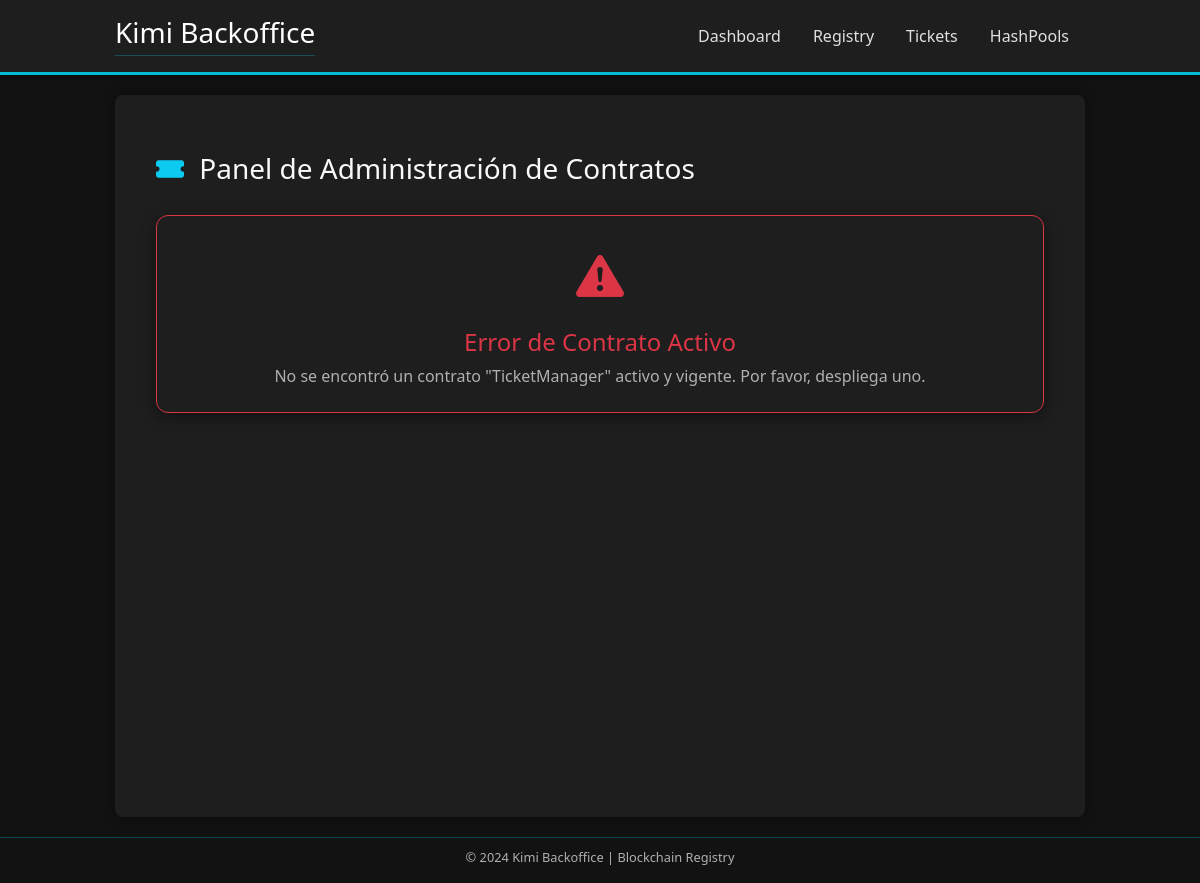
The app's page /tickets/, older data.
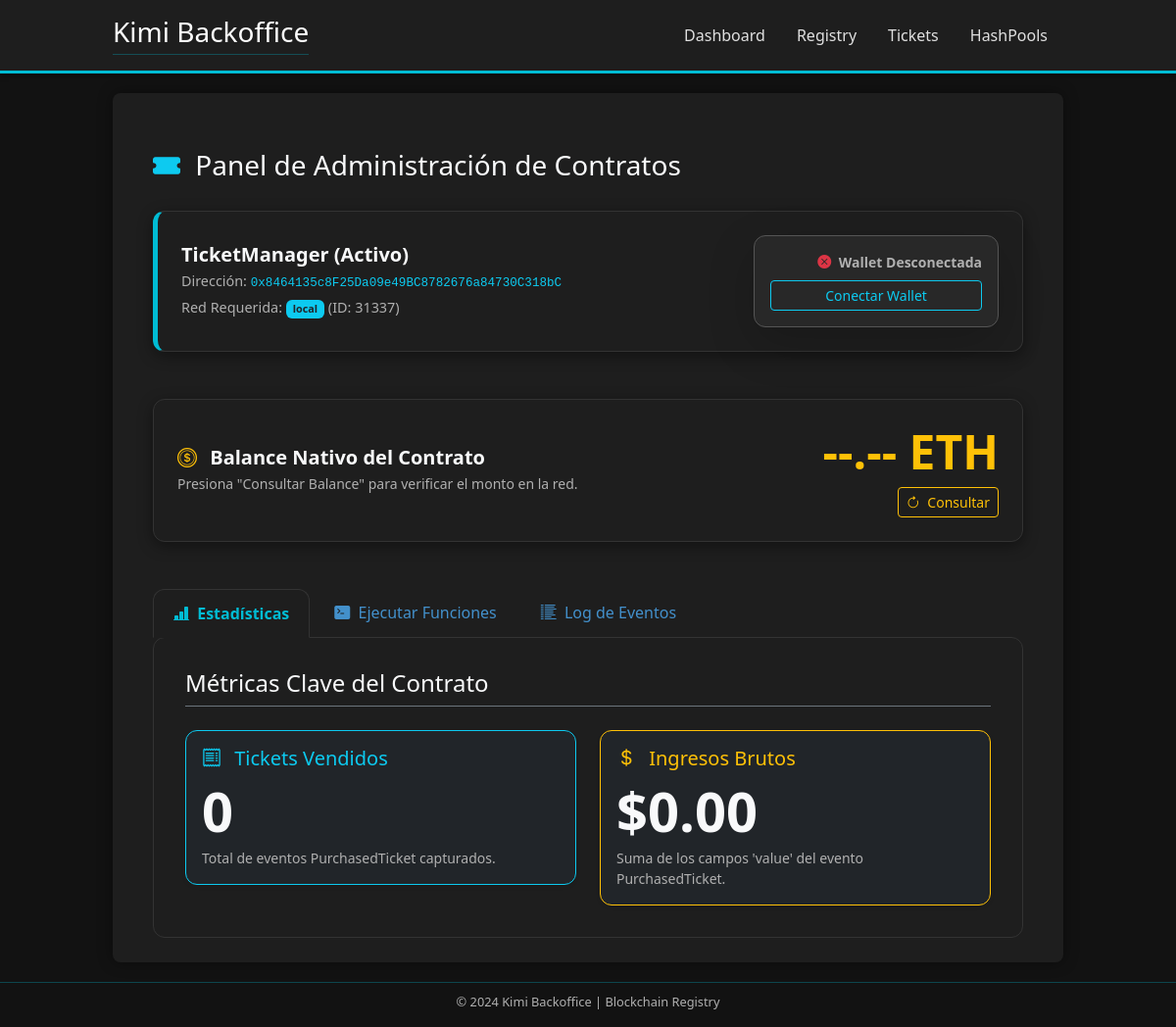
The same page, newer data.
### contractRegistry/models.py (models this page shows, shortened)
class DeployedContract(models.Model):
    contract_version = models.ForeignKey(ContractVersion, on_delete=models.PROTECT, related_name='deployments')
    network = models.ForeignKey(Network, on_delete=models.PROTECT, related_name='deployed_contracts')
    is_current = models.BooleanField(default=False)
    deployerAddress = models.ForeignKey(DeployerAddress, on_delete=models.PROTECT)
    base_contract = models.ForeignKey(BaseContract, on_delete=models.CASCADE, related_name='deployed_instances', editable=False, db_index=False)
    created_at = models.DateTimeField(auto_now_add=True)
    updated_at = models.DateTimeField(auto_now=True)
    params = models.JSONField(blank=True, null=True, help_text="Parámetros del constructor usados en el despliegue.")
    status = models.CharField(
        max_length=15,
        choices=DeploymentStatus.choices,
        default=DeploymentStatus.PENDING_SIGNATURE
    )
    transaction_hash = models.CharField(
        max_length=66,
        null=True,
        blank=True,
        unique=True
    )
    raw_tx_data = models.JSONField(
        null=True,
        blank=True,
        help_text="Datos de la transacción sin firmar, generados por web3.py."
    )
    address = models.CharField(max_length=42, null=True, blank=True)
    gas_used = models.BigIntegerField(null=True, blank=True)
    class Meta:
        constraints = [
            UniqueConstraint(
                fields=['address', 'network'],
                name='unique_address_per_network'
            ),
            UniqueConstraint(
                fields=['network', 'base_contract'],
                condition=Q(is_current=True),
                name='unique_deployment_per_base_contract_per_network'
            )
        ]

class BaseContract(models.Model):
    name = models.CharField(max_length=100, unique=True)
    descripcion = models.TextField(blank=True, help_text="Descripción opcional del contrato base.")
    created_at = models.DateTimeField(auto_now_add=True)

class Network(models.Model):
    name = models.CharField(max_length=100, unique=True)
    rpc_url = models.URLField()
    chain_id = models.PositiveIntegerField(unique=True)

### tickets/views.py (the view)
# urls.py: path('', views.ticketDashboard, name='index'),
def ticketDashboard(request):
    try:
        current_contract = DeployedContract.objects.filter(base_contract__name='TicketManager', is_current = True).latest('updated_at')
    except DeployedContract.DoesNotExist:
        context = {
            'error_message': 'No se encontró un contrato "TicketManager" activo y vigente. Por favor, despliega uno.'
        }
        return render(request, 'tickets/dashboard.html', context)
    recent_events = TicketEventLog.objects.filter(
        deployed_contract=current_contract
    ).order_by('-timestamp')[:10]
    contract_abi = current_contract.contract_version.abi
    total_ingresos = TicketEventLog.objects.filter(
        deployed_contract=current_contract,
        event_name='PurchasedTicket' # Usamos el evento específico de compra
    ).aggregate(
        total_amount=Sum('event_data__value')
    )['total_amount'] or 0
    total_tickets_comprados = TicketEventLog.objects.filter(
        deployed_contract=current_contract,
        event_name='PurchasedTicket'
    ).count()
    stats = {
        'total_tickets_vendidos': total_tickets_comprados,
        'ingresos_brutos': total_ingresos,
    }
    context = {
        'contract': current_contract,
        'recent_events': recent_events,
        'abi': contract_abi,
        'stats': stats,
    }
    return render(request, 'tickets/dashboard.html', context)

### templates/tickets/dashboard.html (shortened to what the changed rows need)
{% extends "base.html" %}
{% load static %}
{% block content %}
<div class="centered-container mx-auto dashboard-content">
    <div class="d-flex justify-content-between align-items-center mb-4">
        <h2 class="h3 text-light mb-0" style="border-bottom: none !important;">
            <i class="bi bi-ticket-fill me-2 text-info"></i> Panel de Administración de Contratos
        </h2>
    </div>
    {% if error_message %}
        <div class="base-card p-4 text-center mt-4 border border-danger">
            <i class="bi bi-exclamation-triangle-fill text-danger" style="font-size: 3rem;"></i>
            <h4 class="text-danger mt-3">Error de Contrato Activo</h4>
            <p class="text-dim mb-0">
                {{ error_message }}
            </p>
        </div>
    {% else %}
        <div class="base-card contract-info-card mb-5 d-flex flex-column flex-md-row justify-content-between align-items-md-center">
            <div class="mb-3 mb-md-0">
                <h5 class="fw-bold text-light mb-1">{{ contract.base_contract.name }} (Activo)</h5>
                <p class="text-dim mb-1" style="font-size: 0.9rem;">
                    Dirección: <code class="text-info">{{ contract.address }}</code>
                </p>
                <p class="text-dim mb-0" style="font-size: 0.9rem;">
                    Red Requerida: <span class="badge bg-info text-dark fw-bold" id="required-network-name">{{ contract.network.name }}</span> (ID: {{ contract.network.chain_id }})
                </p>
            </div>
            <div id="metamask-status-card" class="base-card p-3 shadow-lg border-secondary" style="min-width: 250px;">
                <p class="mb-2 small fw-bold text-dim" id="metamask-status-text">
                    <i class="bi bi-x-circle-fill text-danger me-1"></i> Wallet Desconectada
                </p>
                <button id="connect-metamask-btn" class="btn btn-sm btn-outline-info w-100" onclick="AdminDashboard.connectWallet()">
                    Conectar Wallet
                </button>
            </div>
        </div>
        <div class="row mb-5">
            <div class="col-12">
                <div id="contractBalanceCard" class="base-card p-4 d-flex flex-column flex-md-row justify-content-between align-items-center">
                    <div class="mb-3 mb-md-0">
                        <h5 class="fw-bold text-light mb-1"><i class="bi bi-coin me-2 text-warning"></i> Balance Nativo del Contrato</h5>
                        <p id="balanceStatus" class="text-dim small mb-0">Presiona "Consultar Balance" para verificar el monto en la red.</p>
                    </div>
                    <div class="text-center text-md-end">
                        <p id="contractBalanceDisplay" class="display-5 fw-bolder text-warning mb-2">
                            --.-- ETH
                        </p>
                        <button id="refreshBalanceBtn" class="btn btn-sm btn-outline-warning">
                            <i class="bi bi-arrow-clockwise me-1"></i> Consultar
                        </button>
                    </div>
                </div>
            </div>
        </div>
        <ul class="nav nav-tabs" id="ticketTabs" role="tablist">
            <li class="nav-item" role="presentation">
                <button class="nav-link active" id="stats-tab" data-bs-toggle="tab" data-bs-target="#stats" type="button" role="tab" aria-controls="stats" aria-selected="true">
                    <i class="bi bi-bar-chart-line-fill me-1"></i> Estadísticas
                </button>
            </li>
            <li class="nav-item" role="presentation">
                <button class="nav-link" id="execute-tab" data-bs-toggle="tab" data-bs-target="#execute" type="button" role="tab" aria-controls="execute" aria-selected="false">
                    <i class="bi bi-terminal-fill me-1"></i> Ejecutar Funciones
                </button>
            </li>
            <li class="nav-item" role="presentation">
                <button class="nav-link" id="events-tab" data-bs-toggle="tab" data-bs-target="#events" type="button" role="tab" aria-controls="events" aria-selected="false">
                    <i class="bi bi-list-columns-reverse me-1"></i> Log de Eventos
                </button>
            </li>
        </ul>
        <div class="tab-content base-card" id="ticketTabsContent">
            <div class="tab-pane fade show active" id="stats" role="tabpanel" aria-labelledby="stats-tab">
                <h4 class="text-light mb-4 border-bottom border-secondary pb-2">Métricas Clave del Contrato</h4>
                <div class="row g-4">
                    <div class="col-md-6">
                        <div class="card bg-dark text-light border-info base-card shadow-sm">
                            <div class="card-body">
                                <h5 class="card-title text-info"><i class="bi bi-receipt me-2"></i> Tickets Vendidos</h5>
                                <p class="card-text display-4 fw-bold mb-1">{{ stats.total_tickets_vendidos|default:0 }}</p>
                                <p class="card-text text-dim small">Total de eventos PurchasedTicket capturados.</p>
                            </div>
                        </div>
                    </div>
                    <div class="col-md-6">
                        <div class="card bg-dark text-light border-warning base-card shadow-sm">
                            <div class="card-body">
                                <h5 class="card-title text-warning"><i class="bi bi-currency-dollar me-2"></i> Ingresos Brutos</h5>
                                <p class="card-text display-4 fw-bold mb-1">${{ stats.ingresos_brutos|default:0|floatformat:2 }}</p>
                                <p class="card-text text-dim small">Suma de los campos 'value' del evento PurchasedTicket.</p>
                            </div>
                        </div>
                    </div>
                </div>
            </div>
        </div>
    {% endif %}
</div>
{% endblock %}

Row changes from the older to the newer data that the page shows:
now on this page (row edited): DeployedContract: base_contract.name "TicketManager", address "0x8464135c8F25Da09e49BC8782676a84730C318bC", network.name "local", network.chain_id "31337"
Text that changed along with them:
{{ stats.total_tickets_vendidos|default:0 }}: (not shown) → "0"
{{ stats.ingresos_brutos|default:0|floatformat:2 }}: (not shown) → "0.00"
{{ error_message }}: "No se encontró un contrato \"TicketManager\" activo y vigente. Por favor, despliega uno." → (not shown)
text no longer shown: "Error de Contrato Activo"
text now shown: "(Activo) Dirección: Red Requerida: (ID: ) Wallet Desconectada Conectar Wallet Balance Nativo del Contrato Presiona \"Consultar Balance\" para verificar el monto en la red. --.-- ETH Consultar Estadísticas Ejecutar Funciones Log de Eventos Métricas Clave del Contrato Tickets Vendidos Total de eventos PurchasedTicket capturados. Ingresos Brutos $ Suma de los campos 'value' del evento PurchasedTicket."
